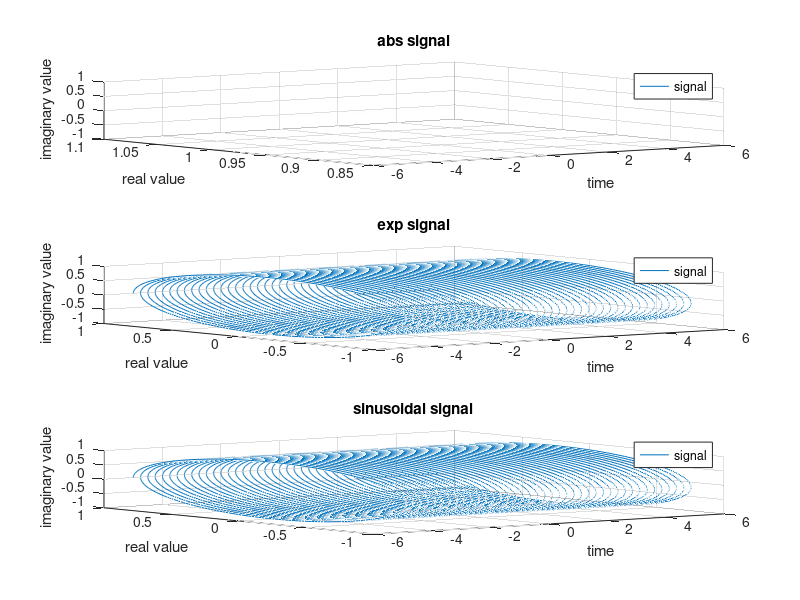

Source code (MATLAB):
t = (-5:0.001:5)
F = 4
j = sqrt(-1)

thet = 2*j*pi*F*t

y = exp(thet)

subplot(3,1,1)
plot(t,y),grid on;
%xlim([min(t)-1 max(t)+1]);ylim([min(y)-1 max(y)+1]);
xlabel('time');
ylabel('value');
legend('signal');
title('signal')

subplot(3,1,2)
plot3(t,real(y),imag(y)),grid on;
%xlim([min(t)-1 max(t)+1]);ylim([min(y)-1 max(y)+1]);
xlabel('time');
ylabel('real value');
zlabel('imaginary value');
legend('signal');
title('exp signal')

y1 = cos(2*pi*F*t)+j*sin(2*pi*F*t)
subplot(3,1,3)
plot3(t,real(y1),imag(y1)),grid on;
%xlim([min(t)-1 max(t)+1]);ylim([min(y)-1 max(y)+1]);
xlabel('time');
ylabel('real value');
zlabel('imaginary value');
legend('signal');
title('sinusoidal signal')



subplot(3,1,1)
plot3(t,real(y),imag(y)),grid on;
%xlim([min(t)-1 max(t)+1]);ylim([min(y)-1 max(y)+1]);
xlabel('time');
ylabel('real value');
zlabel('imaginary value');
legend('signal');
title('exp signal')

y2 = abs(y)

subplot(3,1,1)
plot3(t,real(y2),imag(y2)),grid on;
%xlim([min(t)-1 max(t)+1]);ylim([min(y)-1 max(y)+1]);
xlabel('time');
ylabel('real value');
zlabel('imaginary value');
legend('signal');
title('abs signal')
